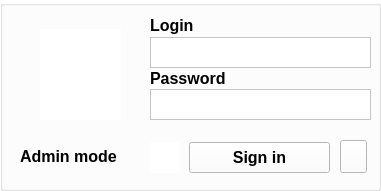
  <widget class="QGroupBox" name="adminBox">
   <property name="geometry">
    <rect>
     <x>1070</x>
     <y>23</y>
     <width>381</width>
     <height>191</height>
    </rect>
   </property>
   <property name="styleSheet">
    <string notr="true">background-color: transparent;</string>
   </property>
   <property name="title">
    <string/>
   </property>
   <widget class="QPushButton" name="exitButton">
    <property name="geometry">
     <rect>
      <x>340</x>
      <y>140</y>
      <width>27</width>
      <height>33</height>
     </rect>
    </property>
    <property name="styleSheet">
     <string notr="true">background-color: rgb(255, 255, 255);</string>
    </property>
    <property name="text">
     <string/>
    </property>
    <property name="icon">
     <iconset resource="resources.qrc">
      <normaloff>:/images/images/exit.png</normaloff>:/images/images/exit.png</iconset>
    </property>
    <property name="iconSize">
     <size>
      <width>30</width>
      <height>25</height>
     </size>
    </property>
   </widget>
   <widget class="QLabel" name="label_10">
    <property name="geometry">
     <rect>
      <x>20</x>
      <y>141</y>
      <width>131</width>
      <height>31</height>
     </rect>
    </property>
    <property name="font">
     <font>
      <pointsize>12</pointsize>
      <weight>75</weight>
      <bold>true</bold>
     </font>
    </property>
    <property name="styleSheet">
     <string notr="true">background-color: transparent;
color: rgb(0, 0, 0);
 border: 0px solid #000000;
</string>
    </property>
    <property name="text">
     <string>Admin mode</string>
    </property>
   </widget>
   <widget class="QLabel" name="label_11">
    <property name="geometry">
     <rect>
      <x>150</x>
      <y>13</y>
      <width>63</width>
      <height>24</height>
     </rect>
    </property>
    <property name="font">
     <font>
      <pointsize>12</pointsize>
      <weight>75</weight>
      <bold>true</bold>
     </font>
    </property>
    <property name="styleSheet">
     <string notr="true">background-color: transparent;
color: rgb(0, 0, 0);
 border: 0px solid #000000;
</string>
    </property>
    <property name="text">
     <string>Login</string>
    </property>
   </widget>
   <widget class="QPlainTextEdit" name="passwordBox">
    <property name="geometry">
     <rect>
      <x>150</x>
      <y>89</y>
      <width>221</width>
      <height>31</height>
     </rect>
    </property>
    <property name="font">
     <font>
      <pointsize>9</pointsize>
      <weight>75</weight>
      <bold>true</bold>
     </font>
    </property>
    <property name="styleSheet">
     <string notr="true">background-color: rgb(255, 255, 255);</string>
    </property>
   </widget>
   <widget class="QLabel" name="employee">
    <property name="geometry">
     <rect>
      <x>40</x>
      <y>29</y>
      <width>81</width>
      <height>91</height>
     </rect>
    </property>
    <property name="styleSheet">
     <string notr="true">background-color: rgb(255, 255, 255);</string>
    </property>
    <property name="text">
     <string/>
    </property>
    <property name="pixmap">
     <pixmap resource="resources.qrc">:/images/images/employee.png</pixmap>
    </property>
   </widget>
   <widget class="QPlainTextEdit" name="loginBox">
    <property name="geometry">
     <rect>
      <x>150</x>
      <y>37</y>
      <width>221</width>
      <height>31</height>
     </rect>
    </property>
    <property name="font">
     <font>
      <pointsize>9</pointsize>
      <weight>75</weight>
      <bold>true</bold>
     </font>
    </property>
    <property name="styleSheet">
     <string notr="true">background-color: rgb(255, 255, 255);</string>
    </property>
   </widget>
   <widget class="QLabel" name="label_12">
    <property name="geometry">
     <rect>
      <x>150</x>
      <y>67</y>
      <width>104</width>
      <height>23</height>
     </rect>
    </property>
    <property name="font">
     <font>
      <pointsize>12</pointsize>
      <weight>75</weight>
      <bold>true</bold>
     </font>
    </property>
    <property name="styleSheet">
     <string notr="true">background-color: transparent;
color: rgb(0, 0, 0);
 border: 0px solid #000000;
</string>
    </property>
    <property name="text">
     <string>Password</string>
    </property>
   </widget>
   <widget class="QLabel" name="adminLed">
    <property name="geometry">
     <rect>
      <x>150</x>
      <y>142</y>
      <width>29</width>
      <height>31</height>
     </rect>
    </property>
    <property name="styleSheet">
     <string notr="true">background-color: rgb(255, 255, 255);</string>
    </property>
    <property name="text">
     <string/>
    </property>
   </widget>
   <widget class="QPushButton" name="pushButton">
    <property name="geometry">
     <rect>
      <x>189</x>
      <y>142</y>
      <width>141</width>
      <height>31</height>
     </rect>
    </property>
    <property name="font">
     <font>
      <pointsize>12</pointsize>
      <weight>75</weight>
      <bold>true</bold>
     </font>
    </property>
    <property name="styleSheet">
     <string notr="true">color: rgb(0, 0, 0);
background-color: rgb(255, 255, 255);</string>
    </property>
    <property name="text">
     <string>Sign in</string>
    </property>
   </widget>
  </widget>
